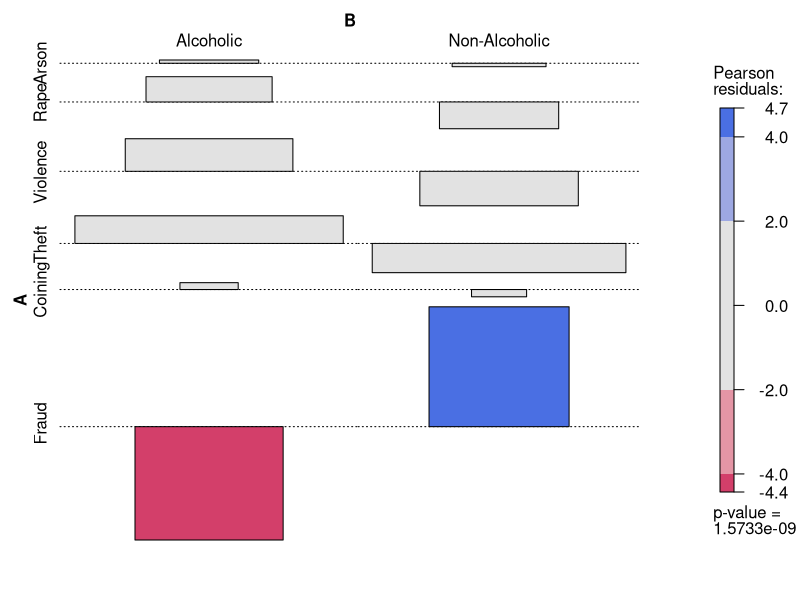
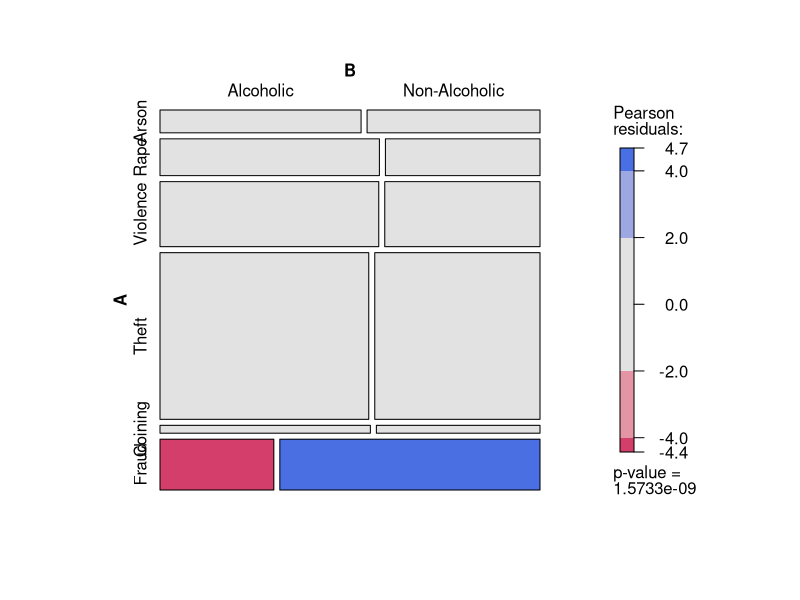
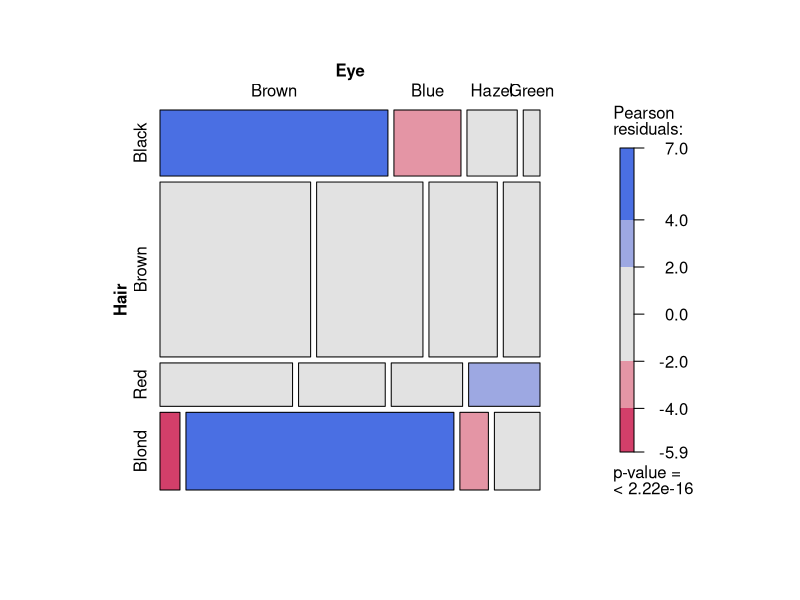
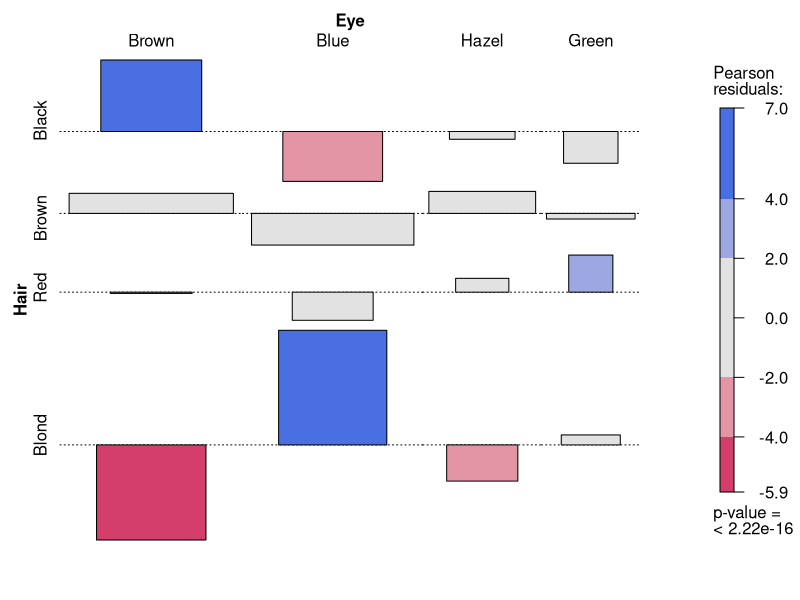
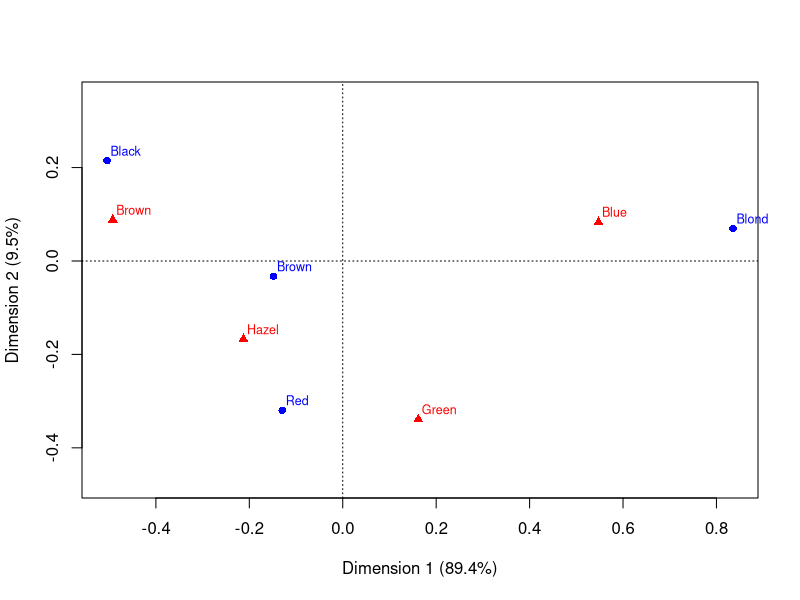

The R source for these figures, in order:
## ---- chunk 1
knitr::opts_chunk$set(echo = FALSE)
set.seed(1234)
## ---- chunk 2
c1 = c(50,88,155,379,18,63) 
c2 = c(43,62,110,300,14,144)
ct = cbind(c1,c2)
colnames(ct) = c("Alcoholic","Non-Alcoholic")
rownames(ct) = c("Arson","Rape","Violence","Theft","Coining","Fraud")
ct
## ---- chunk 3
library(vcd); assoc(ct,shade = TRUE)
## ---- chunk 4
frequency = rowSums(ct)
proportions = frequency/sum(frequency)
t(data.frame(frequency=round(frequency,0),proportions=round(proportions,2)))
## ---- chunk 5
t(ct/rowSums(ct))
## ---- chunk 6
mosaic(ct,shade = TRUE)
## ---- chunk 7
library(ca)
HairEye = margin.table(HairEyeColor, c(1, 2)); HairEye
## ---- chunk 8
chisq.test(HairEye)
## ---- chunk 9
mosaic(HairEye, shade = TRUE)
## ---- chunk 10
assoc(HairEye,shade = TRUE)
## ---- chunk 11
ca.res = ca(HairEye); ca.res
## ---- chunk 12
plot(ca.res)
